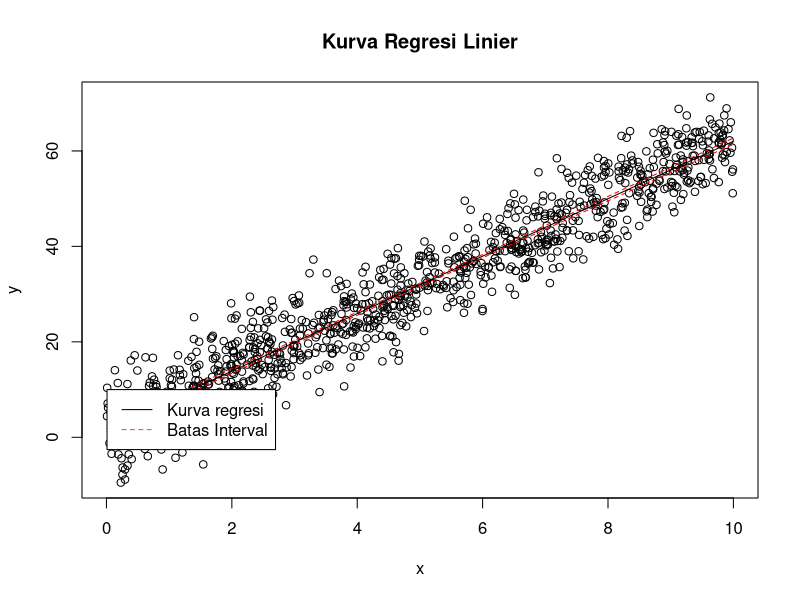
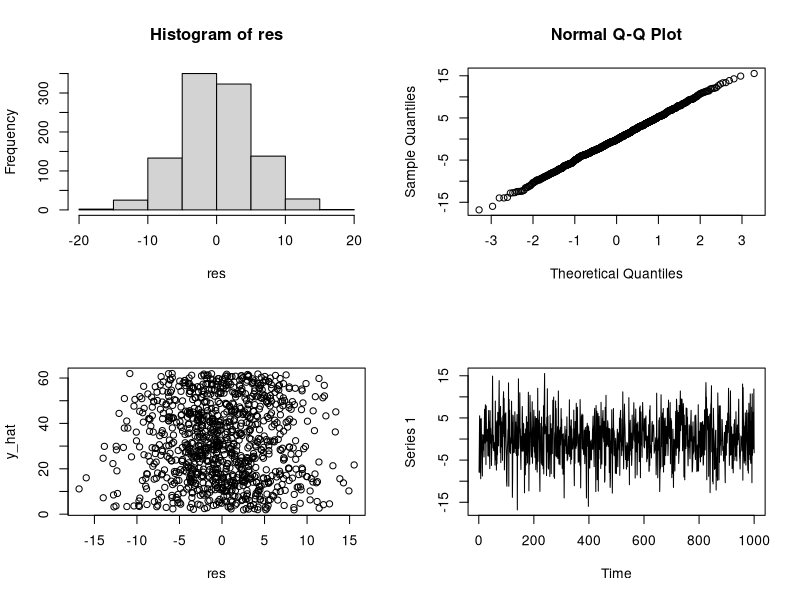

These figures' R source, in order:
## ---- chunk 1
# Regresi Linear
n=1000
e=rnorm(n,0,5)    # Distribusi normal mean=0, var=5
x=runif(n,0,10)   # Distribusi uniform (0,10)
y=2+6*x+e         # Model data simulasi

# Estimasi Parameter
X=cbind(1, x)    # Menambahkan kolom intercept
b=solve(t(X)%*%X)%*%t(X)%*%y   # Estimator parameter model

# Evaluasi Model
y_hat=X%*%b   # nilai dugaan
SST=sum((y - mean(y))^2)     # Total sum of squares

# Statistik Lanjutan
SSR=sum((y_hat - mean(y))^2)   # Sum of Squares for Regression
SSE=sum((y - y_hat)^2)         # Sum of Squares for Error
MSR=SSR/1   # Mean Square for Regression (degrees of freedom = 1)
MSE=SSE/(n-2)   # Mean Square for Error (degrees of freedom = n - 2)
R2=SSR/SST    # R-squared

cov_b=solve(t(X)%*%X)*MSE
se_b=sqrt(diag(cov_b))
t_hit=b/se_b   # t-hitung
p_val=2*(1-pt(abs(t_hit),n-2))   # p-value
res=y - y_hat    # Residuals

hasil=cbind(b,se_b,t_hit,p_val)
dimnames(hasil)<-list(c("Intercept","b1"),c("coeff","se","t_hit","p-value"))
hasil

# Kurva Regresi
s_y_hat=sqrt(MSE*diag(X%*%solve(t(X)%*%X)%*%t(X)))
t_tab=abs(qt(0.025, n-2))
ba_y_hat=y_hat-t_tab*s_y_hat
bb_y_hat=y_hat+t_tab*s_y_hat
garis=c("Kurva regresi","Batas Interval")

# Plotting Kurva Regresi
windows()
plot(x, y, xlab="x", ylab="y", main="Kurva Regresi Linier")
lines(x[order(x)], y_hat[order(x)])
lines(x[order(x)], ba_y_hat[order(x)], col="red", lty=2)
lines(x[order(x)], bb_y_hat[order(x)], col="red", lty=2)
legend(min(x), max(x), garis, lty=c(1,2), col=c(1,2))

# Pemeriksaan Residual
windows()
par(mfrow=c(2,2))
hist(res)
qqnorm(res)
plot(res, y_hat)
plot.ts(res)

# Output hasil estimasi dan statistik lainnya
output=list("Hasil Estimasi", hasil, R2=R2, MSE=MSE)
output

## ---- chunk 2
set.seed(123)
n <- 30
lambda <- 1/25  # parameter rate untuk distribusi eksponensial
sampel <- rexp(n, rate=lambda)
rata_rata_sampel <- mean(sampel)
nboots <- 10000
boot.result <- replicate(nboots, mean(sample(sampel, replace=TRUE)))
rata_rata_bootstrap <- mean(boot.result)
interval <- quantile(boot.result, c(0.025, 0.975))
cat("Rata-rata sampel acak:", rata_rata_sampel, "\n")
cat("Rata-rata bootstrap:", rata_rata_bootstrap, "\n")
cat("Interval kepercayaan 95% untuk rata-rata:", interval, "\n")

## ---- chunk 3
set.seed(123)
n <- 30
lambda <- 1/25  
sampel <- rexp(n, rate=lambda)
rata_rata_sampel <- mean(sampel)
sd_sampel <- sd(sampel)
nboots <- 10000
boot.result <- replicate(nboots, mean(sample(sampel, replace=TRUE)))
rata_rata_bootstrap <- mean(boot.result)
sd_bootstrap <- sd(boot.result)
t_stat <- (rata_rata_sampel - 25) / (sd_sampel / sqrt(n))
alpha <- 0.05
t_critical <- qt(1 - alpha/2, df=n-1)  # Nilai t kritis untuk 95% CI
lower_bound <- rata_rata_sampel - t_critical * (sd_sampel / sqrt(n))
upper_bound <- rata_rata_sampel + t_critical * (sd_sampel / sqrt(n))
cat("Rata-rata sampel acak:", rata_rata_sampel, "\n")
cat("Standar deviasi sampel acak:", sd_sampel, "\n")
cat("Rata-rata resample bootstrap:", rata_rata_bootstrap, "\n")
cat("Standar deviasi resample bootstrap:", sd_bootstrap, "\n")
cat("Nilai T resample bootstrap:", t_stat, "\n")
cat("Interval kepercayaan rata-rata (95%): [", lower_bound, ", ", upper_bound, "]\n")

